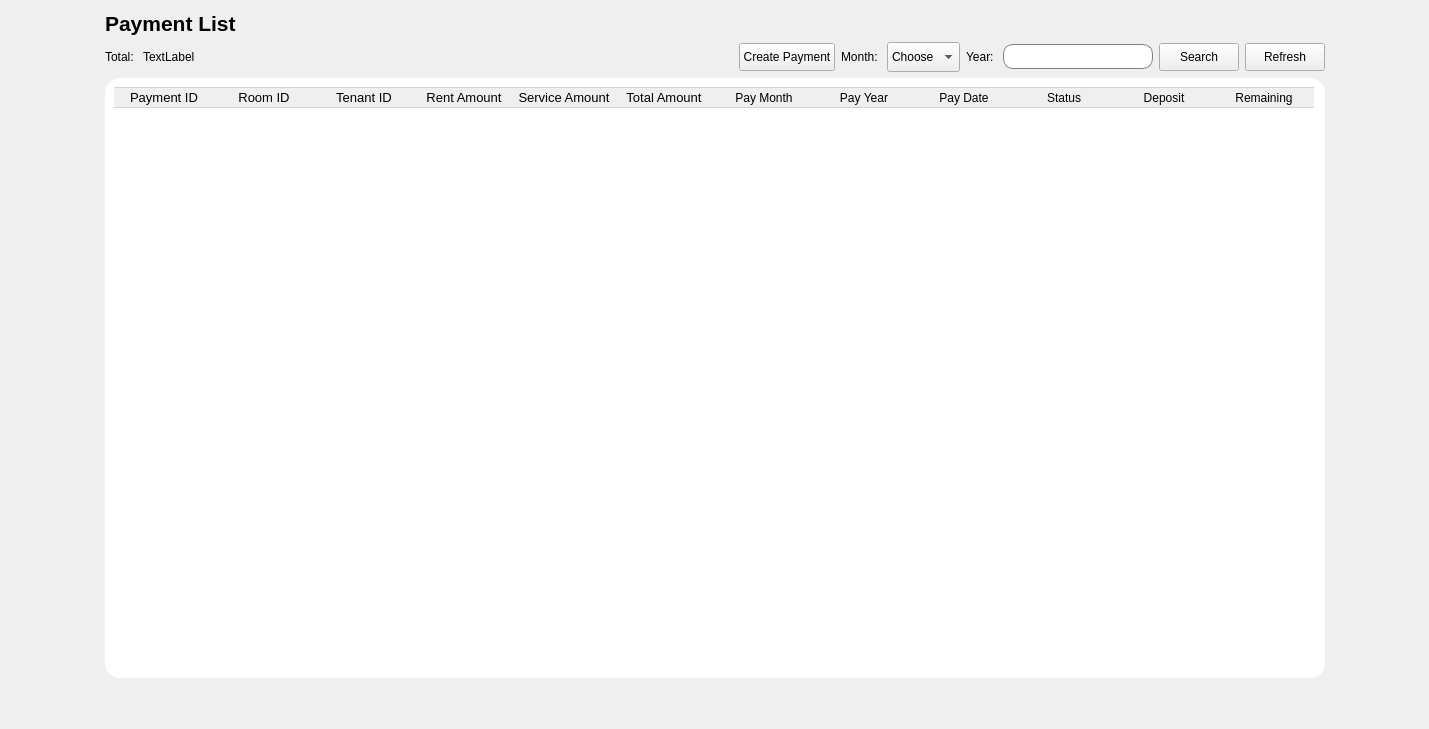
             <widget class="QWidget" name="page_7">
              <layout class="QHBoxLayout" name="horizontalLayout_49">
               <item>
                <spacer name="horizontalSpacer_40">
                 <property name="orientation">
                  <enum>Qt::Orientation::Horizontal</enum>
                 </property>
                 <property name="sizeHint" stdset="0">
                  <size>
                   <width>94</width>
                   <height>20</height>
                  </size>
                 </property>
                </spacer>
               </item>
               <item>
                <layout class="QVBoxLayout" name="verticalLayout_24">
                 <item>
                  <layout class="QHBoxLayout" name="horizontalLayout_19">
                   <item>
                    <widget class="QLabel" name="label_12">
                     <property name="font">
                      <font>
                       <pointsize>16</pointsize>
                       <bold>true</bold>
                      </font>
                     </property>
                     <property name="text">
                      <string>Payment List</string>
                     </property>
                    </widget>
                   </item>
                   <item>
                    <spacer name="horizontalSpacer_17">
                     <property name="orientation">
                      <enum>Qt::Orientation::Horizontal</enum>
                     </property>
                     <property name="sizeHint" stdset="0">
                      <size>
                       <width>40</width>
                       <height>20</height>
                      </size>
                     </property>
                    </spacer>
                   </item>
                  </layout>
                 </item>
                 <item>
                  <layout class="QHBoxLayout" name="horizontalLayout_14">
                   <item>
                    <layout class="QHBoxLayout" name="horizontalLayout_24">
                     <item>
                      <widget class="QLabel" name="label_13">
                       <property name="text">
                        <string>Total: </string>
                       </property>
                      </widget>
                     </item>
                     <item>
                      <widget class="QLabel" name="totalpayment">
                       <property name="text">
                        <string>TextLabel</string>
                       </property>
                      </widget>
                     </item>
                    </layout>
                   </item>
                   <item>
                    <spacer name="horizontalSpacer_18">
                     <property name="orientation">
                      <enum>Qt::Orientation::Horizontal</enum>
                     </property>
                     <property name="sizeHint" stdset="0">
                      <size>
                       <width>40</width>
                       <height>20</height>
                      </size>
                     </property>
                    </spacer>
                   </item>
                   <item>
                    <widget class="QPushButton" name="CreatePaymentbtn">
                     <property name="minimumSize">
                      <size>
                       <width>80</width>
                       <height>28</height>
                      </size>
                     </property>
                     <property name="text">
                      <string>Create Payment</string>
                     </property>
                    </widget>
                   </item>
                   <item>
                    <widget class="QLabel" name="label_8">
                     <property name="text">
                      <string>Month: </string>
                     </property>
                    </widget>
                   </item>
                   <item>
                    <widget class="QComboBox" name="CBSP">
                     <property name="minimumSize">
                      <size>
                       <width>0</width>
                       <height>30</height>
                      </size>
                     </property>
                     <item>
                      <property name="text">
                       <string>Choose</string>
                      </property>
                     </item>
                     <item>
                      <property name="text">
                       <string>1</string>
                      </property>
                     </item>
                     <item>
                      <property name="text">
                       <string>2</string>
                      </property>
                     </item>
                     <item>
                      <property name="text">
                       <string>3</string>
                      </property>
                     </item>
                     <item>
                      <property name="text">
                       <string>4</string>
                      </property>
                     </item>
                     <item>
                      <property name="text">
                       <string>5</string>
                      </property>
                     </item>
                     <item>
                      <property name="text">
                       <string>6</string>
                      </property>
                     </item>
                     <item>
                      <property name="text">
                       <string>7</string>
                      </property>
                     </item>
                     <item>
                      <property name="text">
                       <string>8</string>
                      </property>
                     </item>
                     <item>
                      <property name="text">
                       <string>9</string>
                      </property>
                     </item>
                     <item>
                      <property name="text">
                       <string>10</string>
                      </property>
                     </item>
                     <item>
                      <property name="text">
                       <string>11</string>
                      </property>
                     </item>
                     <item>
                      <property name="text">
                       <string>12</string>
                      </property>
                     </item>
                    </widget>
                   </item>
                   <item>
                    <widget class="QLabel" name="label_9">
                     <property name="text">
                      <string>Year: </string>
                     </property>
                    </widget>
                   </item>
                   <item>
                    <widget class="QLineEdit" name="LineEditSearchPayment">
                     <property name="minimumSize">
                      <size>
                       <width>150</width>
                       <height>25</height>
                      </size>
                     </property>
                     <property name="maximumSize">
                      <size>
                       <width>150</width>
                       <height>16777215</height>
                      </size>
                     </property>
                     <property name="styleSheet">
                      <string notr="true">QLineEdit{
padding-left:20px;
border: 1px solid gray;
border-radius: 10px;
}</string>
                     </property>
                     <property name="text">
                      <string/>
                     </property>
                     <property name="placeholderText">
                      <string/>
                     </property>
                    </widget>
                   </item>
                   <item>
                    <widget class="QPushButton" name="searchPayment">
                     <property name="minimumSize">
                      <size>
                       <width>65</width>
                       <height>28</height>
                      </size>
                     </property>
                     <property name="text">
                      <string>Search</string>
                     </property>
                     <property name="icon">
                      <iconset resource="Resources.qrc">
                       <normaloff>:/new/prefix1/Resources/loupe.png</normaloff>:/new/prefix1/Resources/loupe.png</iconset>
                     </property>
                     <property name="checkable">
                      <bool>false</bool>
                     </property>
                    </widget>
                   </item>
                   <item>
                    <widget class="QPushButton" name="RefPaymentbtn">
                     <property name="minimumSize">
                      <size>
                       <width>65</width>
                       <height>28</height>
                      </size>
                     </property>
                     <property name="text">
                      <string>Refresh</string>
                     </property>
                     <property name="icon">
                      <iconset resource="Resources.qrc">
                       <normaloff>:/new/prefix1/Resources/reload.png</normaloff>:/new/prefix1/Resources/reload.png</iconset>
                     </property>
                    </widget>
                   </item>
                  </layout>
                 </item>
                 <item>
                  <widget class="QFrame" name="frame_9">
                   <property name="minimumSize">
                    <size>
                     <width>1220</width>
                     <height>600</height>
                    </size>
                   </property>
                   <property name="styleSheet">
                    <string notr="true">QWidget{
background-color: rgb(255, 255, 255);
border-radius:15px;
}</string>
                   </property>
                   <property name="frameShape">
                    <enum>QFrame::Shape::StyledPanel</enum>
                   </property>
                   <property name="frameShadow">
                    <enum>QFrame::Shadow::Raised</enum>
                   </property>
                   <layout class="QVBoxLayout" name="verticalLayout_11">
                    <item>
                     <widget class="QTableWidget" name="PaymentTable">
                      <property name="minimumSize">
                       <size>
                        <width>0</width>
                        <height>0</height>
                       </size>
                      </property>
                      <property name="font">
                       <font>
                        <pointsize>10</pointsize>
                       </font>
                      </property>
                      <property name="styleSheet">
                       <string notr="true">QPushButton{
	 border: none;
}
QTableWidget::item {
       border-right: none;
       border-left: none;
       border-bottom: 1px solid #D3D3D3;
}
QHeaderView::section {
       border: 1px solid #D3D3D3; 
       border-right: none;      
       border-left: none;       
}</string>
                      </property>
                      <property name="editTriggers">
                       <set>QAbstractItemView::EditTrigger::NoEditTriggers</set>
                      </property>
                      <property name="alternatingRowColors">
                       <bool>true</bool>
                      </property>
                      <property name="selectionMode">
                       <enum>QAbstractItemView::SelectionMode::NoSelection</enum>
                      </property>
                      <property name="showGrid">
                       <bool>false</bool>
                      </property>
                      <attribute name="horizontalHeaderVisible">
                       <bool>true</bool>
                      </attribute>
                      <attribute name="horizontalHeaderCascadingSectionResizes">
                       <bool>false</bool>
                      </attribute>
                      <attribute name="horizontalHeaderHighlightSections">
                       <bool>true</bool>
                      </attribute>
                      <attribute name="horizontalHeaderShowSortIndicator" stdset="0">
                       <bool>false</bool>
                      </attribute>
                      <attribute name="horizontalHeaderStretchLastSection">
                       <bool>false</bool>
                      </attribute>
                      <column>
                       <property name="text">
                        <string>Payment ID</string>
                       </property>
                       <property name="font">
                        <font>
                         <pointsize>10</pointsize>
                        </font>
                       </property>
                      </column>
                      <column>
                       <property name="text">
                        <string>Room ID</string>
                       </property>
                       <property name="font">
                        <font>
                         <pointsize>10</pointsize>
                        </font>
                       </property>
                      </column>
                      <column>
                       <property name="text">
                        <string>Tenant ID</string>
                       </property>
                       <property name="font">
                        <font>
                         <pointsize>10</pointsize>
                        </font>
                       </property>
                      </column>
                      <column>
                       <property name="text">
                        <string>Rent Amount</string>
                       </property>
                       <property name="font">
                        <font>
                         <pointsize>10</pointsize>
                        </font>
                       </property>
                      </column>
                      <column>
                       <property name="text">
                        <string>Service Amount</string>
                       </property>
                       <property name="font">
                        <font>
                         <pointsize>10</pointsize>
                        </font>
                       </property>
                      </column>
                      <column>
                       <property name="text">
                        <string>Total Amount</string>
                       </property>
                       <property name="font">
                        <font>
                         <pointsize>10</pointsize>
                        </font>
                       </property>
                      </column>
                      <column>
                       <property name="text">
                        <string>Pay Month</string>
                       </property>
                      </column>
                      <column>
                       <property name="text">
                        <string>Pay Year</string>
                       </property>
                      </column>
                      <column>
                       <property name="text">
                        <string>Pay Date</string>
                       </property>
                      </column>
                      <column>
                       <property name="text">
                        <string>Status</string>
                       </property>
                      </column>
                      <column>
                       <property name="text">
                        <string>Deposit</string>
                       </property>
                      </column>
                      <column>
                       <property name="text">
                        <string>Remaining</string>
                       </property>
                      </column>
                     </widget>
                    </item>
                   </layout>
                  </widget>
                 </item>
                 <item>
                  <spacer name="verticalSpacer_10">
                   <property name="orientation">
                    <enum>Qt::Orientation::Vertical</enum>
                   </property>
                   <property name="sizeHint" stdset="0">
                    <size>
                     <width>20</width>
                     <height>40</height>
                    </size>
                   </property>
                  </spacer>
                 </item>
                </layout>
               </item>
               <item>
                <spacer name="horizontalSpacer_41">
                 <property name="orientation">
                  <enum>Qt::Orientation::Horizontal</enum>
                 </property>
                 <property name="sizeHint" stdset="0">
                  <size>
                   <width>93</width>
                   <height>20</height>
                  </size>
                 </property>
                </spacer>
               </item>
              </layout>
             </widget>
